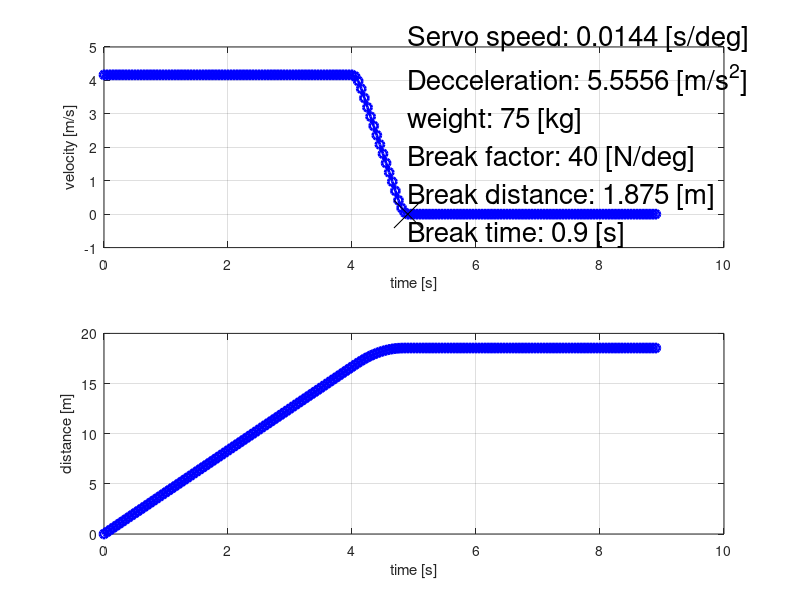
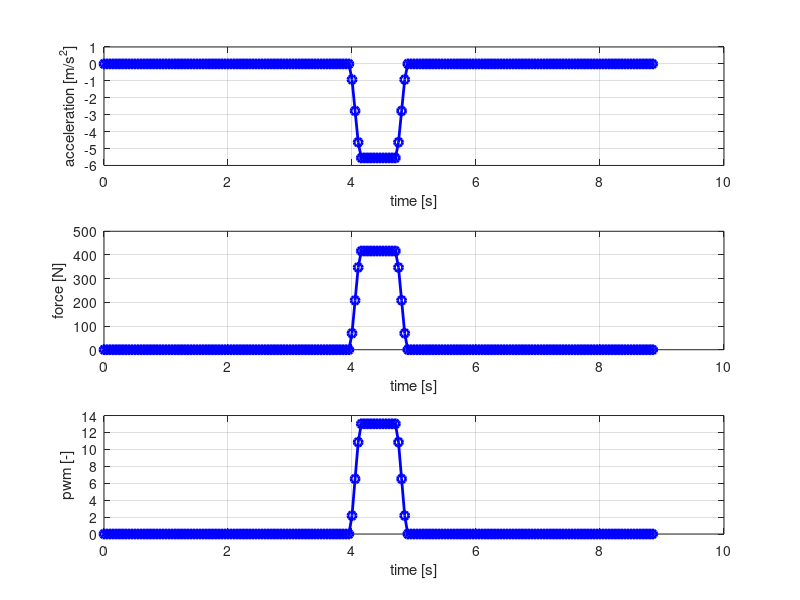

These charts were generated, in order, by the following MATLAB code:
clc 
close all
clear all

% computational tolerance
tolerance = 1e-10;

m_person = 50; % kg (up to 90 kg)
m_bike = 25; % kg
v = 15; % km/h
fs = 2e1; % Hz
t = 4; % s
s_break = 2; % m

max_deg = 320; % deg
bit_width = 8;

break_factor = 40; % N/deg
servo_v = 0.80/60; % s/deg (6V0) 
% servo_v = 0.16/60; % s/deg (7V4) 

%-----------------------------------------------------------------------------%

Ts = 1/fs;
v_ms = v/3.6;

dt_tmp = 2*s_break/v_ms 
dt = dt_tmp - mod(dt_tmp, 2*Ts)
s_break_new = dt*v_ms/2

t0_vec = [0:Ts:t-Ts];
t1_vec = [0:Ts:dt];

% it's a rise constant of the acceleration [m/s^3]
aa = break_factor/(servo_v*(m_person+m_bike))

% calculate, when the acceleration is constant
c = 4*v_ms/-aa+dt^2

if (c < 0)
    error("the break distance is too short for the given servo parameters and person weight")
end

x_tmp = sqrt(c)
x = x_tmp - mod(x_tmp, 2*Ts)

aa_new = v_ms*4/(dt^2-x^2)
servo_v = break_factor/(aa_new*(m_person+m_bike))

a_new = 2*v_ms/(x+dt)
tt = (dt - x)/2

% remove the precision error
tt = round(tt/Ts)*Ts

% linear breaking
% a_decel = ((0 - v_ms)/dt);
% a = ones(1,length(t1_vec))*a_decel;

a = -1*[aa_new*[0:Ts:tt] a_new*ones(1, floor(x/Ts)) aa_new*[tt-Ts:-Ts:0]];

%-----------------------------------------------------------------------------%

v1_vec_tmp = cumtrapz(a)*Ts;

% calculate linear decelaration
v0_vec = v_ms*ones(1, length(t0_vec));
v1_vec = v0_vec(end) + v1_vec_tmp; 
v2_vec = zeros(1, length(t0_vec));

v_vec = [v0_vec v1_vec v2_vec];
t_vec = [0:length(v_vec)-1]*Ts;

s_vec_tmp = cumtrapz(v_vec)*Ts;
s_vec = s_vec_tmp - mod(s_vec_tmp, tolerance);

a_vec = diff(v_vec)./diff(t_vec);
f = abs(a_vec*(m_person+m_bike));
pwm = (f*max_deg)/(power(2,bit_width)*break_factor);

% estimated break distance
s_break = (v_ms*dt)/2

% check the result from the chart
s0 = v_ms*t - mod(v_ms*t, tolerance)
s_break_check = s_vec(end)-s0

% Check of start of the breaking sequence
touch_point_inx = find(s_vec >= (s0 + s_break_new));
s_vec(touch_point_inx)(1)

% here just for debugging purposes
test_v = v_vec(touch_point_inx(1))
test_t = t_vec(touch_point_inx(1))

figure()
subplot(2,1,1)
plot(t_vec, v_vec, "b-o", 'linewidth', 2)
hold on
plot(test_t, test_v, "kx", 'markersize', 20)

settings = [
    "Servo speed: " num2str(servo_v) " [s/deg]\n" ...
    "Decceleration: " num2str(a_new) " [m/s^2]\n" ...
    "weight: " num2str(m_person+m_bike) " [kg]\n" ...
    "Break factor: " num2str(break_factor) " [N/deg]\n" ...
    "Break distance: " num2str(s_break_new) " [m]\n" ...
    "Break time: " num2str(2*tt+x) " [s]\n" ]

text (2*t+dt-4, v_ms-2, settings, 'fontsize', 20);

ylabel("velocity [m/s]")
xlabel("time [s]")
grid on

subplot(2,1,2)
plot(t_vec, s_vec, "b-o", 'linewidth', 2)
ylabel("distance [m]")
xlabel("time [s]")
grid on


figure()
subplot(3,1,1)
plot(t_vec(1:end-1), a_vec, "b-o", 'linewidth', 2)
ylabel("acceleration [m/s^2]")
xlabel("time [s]")
grid on

subplot(3,1,2)
plot(t_vec(1:end-1), f, "b-o", 'linewidth', 2)
ylabel("force [N]")
xlabel("time [s]")
grid on

subplot(3,1,3)
plot(t_vec(1:end-1), pwm, "b-o", 'linewidth', 2)
ylabel("pwm [-]")
xlabel("time [s]")
grid on
